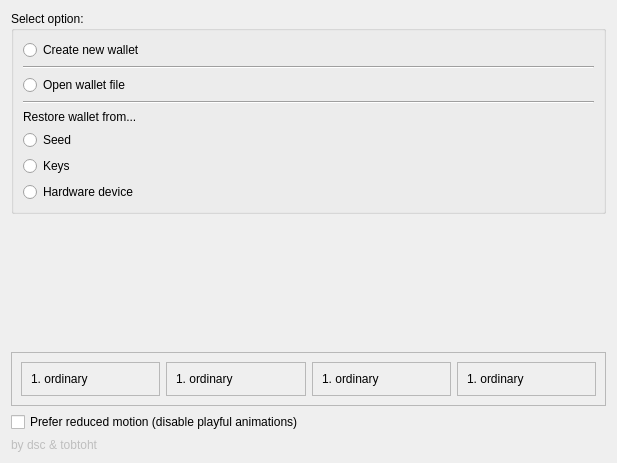
<?xml version="1.0" encoding="UTF-8"?>
<ui version="4.0">
 <class>PageMenu</class>
 <widget class="QWizardPage" name="PageMenu">
  <property name="geometry">
   <rect>
    <x>0</x>
    <y>0</y>
    <width>617</width>
    <height>463</height>
   </rect>
  </property>
  <property name="windowTitle">
   <string>WizardPage</string>
  </property>
  <layout class="QVBoxLayout" name="verticalLayout">
   <item>
    <widget class="QGroupBox" name="groupBox">
     <property name="title">
      <string>Select option:</string>
     </property>
     <layout class="QVBoxLayout" name="verticalLayout_3">
      <item>
       <widget class="QRadioButton" name="radioCreate">
        <property name="focusPolicy">
         <enum>Qt::FocusPolicy::ClickFocus</enum>
        </property>
        <property name="text">
         <string>Create new wallet</string>
        </property>
       </widget>
      </item>
      <item>
       <widget class="Line" name="line">
        <property name="orientation">
         <enum>Qt::Orientation::Horizontal</enum>
        </property>
       </widget>
      </item>
      <item>
       <widget class="QRadioButton" name="radioOpen">
        <property name="focusPolicy">
         <enum>Qt::FocusPolicy::ClickFocus</enum>
        </property>
        <property name="text">
         <string>Open wallet file</string>
        </property>
       </widget>
      </item>
      <item>
       <widget class="Line" name="line_2">
        <property name="orientation">
         <enum>Qt::Orientation::Horizontal</enum>
        </property>
       </widget>
      </item>
      <item>
       <widget class="QLabel" name="label_2">
        <property name="text">
         <string>Restore wallet from...</string>
        </property>
       </widget>
      </item>
      <item>
       <widget class="QRadioButton" name="radioSeed">
        <property name="focusPolicy">
         <enum>Qt::FocusPolicy::ClickFocus</enum>
        </property>
        <property name="text">
         <string>Seed</string>
        </property>
       </widget>
      </item>
      <item>
       <widget class="QRadioButton" name="radioViewOnly">
        <property name="focusPolicy">
         <enum>Qt::FocusPolicy::ClickFocus</enum>
        </property>
        <property name="text">
         <string>Keys</string>
        </property>
       </widget>
      </item>
      <item>
       <widget class="QRadioButton" name="radioCreateFromDevice">
        <property name="text">
         <string>Hardware device</string>
        </property>
       </widget>
      </item>
     </layout>
    </widget>
   </item>
   <item>
    <spacer name="verticalSpacer">
     <property name="orientation">
      <enum>Qt::Orientation::Vertical</enum>
     </property>
     <property name="sizeHint" stdset="0">
      <size>
       <width>20</width>
       <height>40</height>
      </size>
     </property>
    </spacer>
   </item>
   <item>
    <widget class="QFrame" name="frame_seedBump">
     <property name="frameShape">
      <enum>QFrame::Shape::StyledPanel</enum>
     </property>
     <property name="frameShadow">
      <enum>QFrame::Shadow::Raised</enum>
     </property>
     <layout class="QHBoxLayout" name="horizontalLayout">
      <item>
       <widget class="QFrame" name="frame_4">
        <property name="frameShape">
         <enum>QFrame::Shape::StyledPanel</enum>
        </property>
        <property name="frameShadow">
         <enum>QFrame::Shadow::Raised</enum>
        </property>
        <layout class="QHBoxLayout" name="horizontalLayout_2">
         <item>
          <widget class="QLabel" name="label_4">
           <property name="text">
            <string>1. ordinary</string>
           </property>
          </widget>
         </item>
        </layout>
       </widget>
      </item>
      <item>
       <widget class="QFrame" name="frame_3">
        <property name="frameShape">
         <enum>QFrame::Shape::StyledPanel</enum>
        </property>
        <property name="frameShadow">
         <enum>QFrame::Shadow::Raised</enum>
        </property>
        <layout class="QHBoxLayout" name="horizontalLayout_3">
         <item>
          <widget class="QLabel" name="label_3">
           <property name="text">
            <string>1. ordinary</string>
           </property>
          </widget>
         </item>
        </layout>
       </widget>
      </item>
      <item>
       <widget class="QFrame" name="frame_2">
        <property name="frameShape">
         <enum>QFrame::Shape::StyledPanel</enum>
        </property>
        <property name="frameShadow">
         <enum>QFrame::Shadow::Raised</enum>
        </property>
        <layout class="QHBoxLayout" name="horizontalLayout_4">
         <item>
          <widget class="QLabel" name="label_5">
           <property name="text">
            <string>1. ordinary</string>
           </property>
          </widget>
         </item>
        </layout>
       </widget>
      </item>
      <item>
       <widget class="QFrame" name="frame">
        <property name="frameShape">
         <enum>QFrame::Shape::StyledPanel</enum>
        </property>
        <property name="frameShadow">
         <enum>QFrame::Shadow::Raised</enum>
        </property>
        <layout class="QHBoxLayout" name="horizontalLayout_5">
         <item>
          <widget class="QLabel" name="label_6">
           <property name="text">
            <string>1. ordinary</string>
           </property>
          </widget>
         </item>
        </layout>
       </widget>
      </item>
     </layout>
    </widget>
   </item>
   <item>
    <widget class="QCheckBox" name="checkBox_reducedMotion">
     <property name="text">
      <string>Prefer reduced motion (disable playful animations)</string>
     </property>
    </widget>
   </item>
   <item>
    <layout class="QVBoxLayout" name="verticalLayout_2">
     <item>
      <widget class="QLabel" name="label_version">
       <property name="enabled">
        <bool>false</bool>
       </property>
       <property name="text">
        <string>by dsc &amp; tobtoht</string>
       </property>
      </widget>
     </item>
    </layout>
   </item>
  </layout>
 </widget>
 <resources/>
 <connections/>
</ui>
